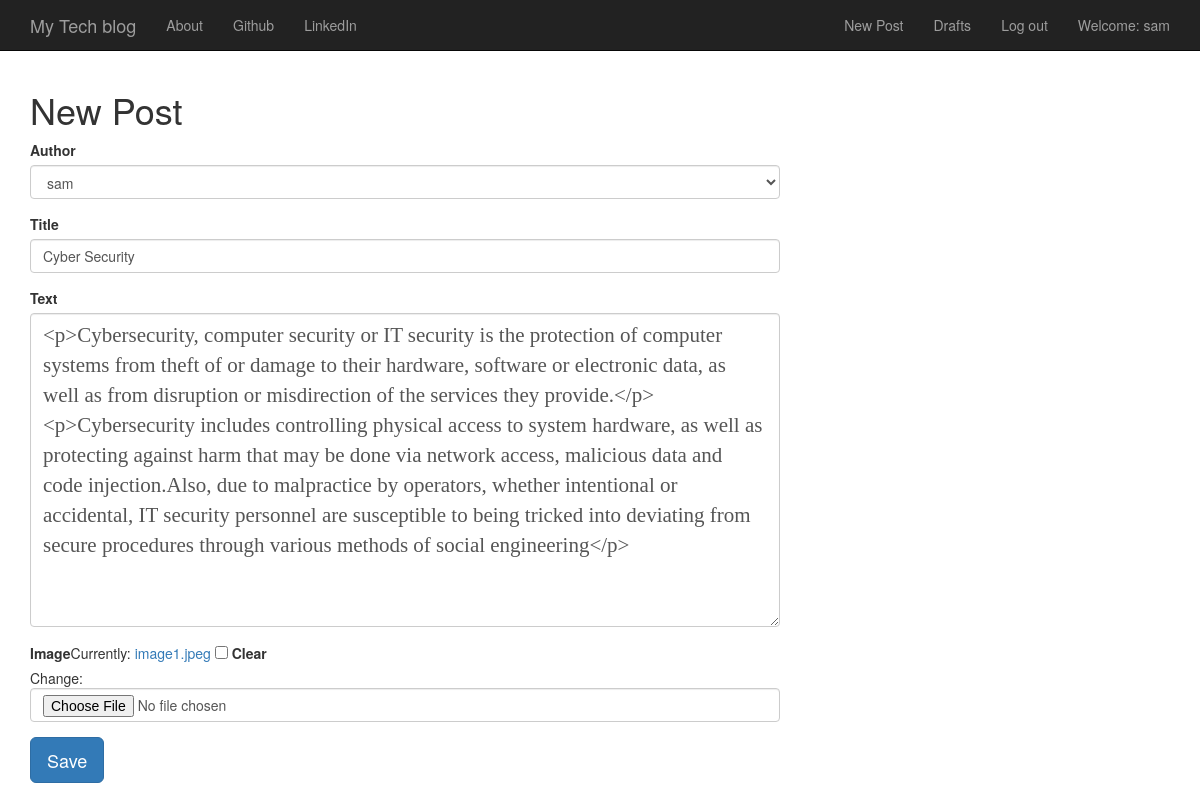
The app's page /post/10/edit/ (signed in) with its own data.
### blog/models.py (models this page shows, shortened)
class Post(models.Model):
    author = models.ForeignKey('auth.user', on_delete=models.CASCADE)
    title = models.CharField(max_length = 256)
    text = models.TextField()
    image = models.ImageField(null=True,blank=True)
    create_date = models.DateTimeField(default = timezone.now())
    published_date = models.DateTimeField(blank = True, null= True)

### blog/views.py (the view)
# urls.py: path('post/<int:pk>/edit/', views.UpdatePostView.as_view(), name= 'post_edit'),
class UpdatePostView(LoginRequiredMixin,UpdateView):
    login_url = '/login/'
    redirect_field_name = 'blog/post_detail.html'
    form_class = PostForm
    model = models.Post

### blog/forms.py
class PostForm(forms.ModelForm):
    class Meta():
        model = Post
        fields = ('author', 'title', 'text','image')
        widgets = {
            'title':forms.TextInput(attrs={'class':'textinputclass'}),
            'text':forms.Textarea(attrs={'class':'editable medium-editor-textarea postcontent'})
        }

### blog/templates/blog/post_form.html (shortened to what this page needs)
{% extends 'blog/base.html'%}
{% load bootstrap3%}
{% block content%}
  <h1>New Post</h1>
  <form class="post-form"  method="POST" enctype="multipart/form-data">
    {% bootstrap_form form %}
    <button class="save btn btn-lg btn-primary" type="Submit">Save</button>
  </form>
{% endblock%}

### blog/templates/blog/base.html (shortened to what this page needs)
<!DOCTYPE html>
{% load staticfiles %}
<html>
    <head>
        <link rel="stylesheet" href="https://maxcdn.bootstrapcdn.com/bootstrap/3.3.7/css/bootstrap.min.css">
        <link rel="stylesheet" href="//cdn.jsdelivr.net/medium-editor/latest/css/medium-editor.min.css" type="text/css" media="screen" charset="utf-8">
        <link rel="stylesheet" href="{% static 'css/blog.css' %}">
        <link rel="stylesheet" href="{% static 'css/blog-home.css' %}">
<body>
   <nav class="navbar navbar-inverse navbar-fixed-top">
    <div class="container">
      <ul class="nav navbar-nav">
        <li><a class='navbar-brand' href="{% url 'post_list' %}">My Tech blog</a></li>
        <li><a  href="{% url 'about'%}">About</a></li>
        <li><a  href="https://www.github.com">Github</a></li>
        <li><a  href="https://www.linkedin.com">LinkedIn</a></li>
      </ul>
      <ul class="nav navbar-nav navbar-right">
        {% if user.is_authenticated %}
        <li>
          <a href="{% url 'post_new' %}" >New Post</a>
        </li>
        <li>
          <a href="{% url 'post_draft_list' %}">Drafts</a>
        </li>
        <li>
          <a href="{% url 'logout' %}" >Log out</a>
        </li>
        <li>
          <a >Welcome: {{ user.username }}</a>
        </li>
          {% else %}
          <li><a class='nav navbar-right' href="{% url 'login' %}" ><span class="glyphicon glyphicon-user"></span></a></li>
        {% endif %}
      </ul>
  </div>
</nav>
        <div class="content container">
            <div class="row">
                <div class="col-md-8">
                  <div class="blog_posts">
                    {% block content %}
                    {% endblock %}
                  </div>
                </div>
            </div>
        </div>
</body>
</html>

### blog/static/css/blog.css (style rules this page uses)
.postcontent { font-family: 'Montserrat'; font-size: 1.5em; }
body { padding-top: 54px; }
@media (min-width: 992px) { body { padding-top: 56px; } }

### blog/static/css/blog-home.css (style rules this page uses)
body { padding-top: 70px; }

### records on screen
Post: author "sam", title "Cyber Security", text "<p>Cybersecurity, computer security or IT security is the protection of computer systems from theft of or damage to their hardware, software or electronic data, as well as from disruption or misdirection of the services they provide.</p><p>Cybersecurity includes controlling physical access to system hardware, as well as protecting against harm that may be done via network access, malicious data and code injection.Also, due to malpractice by operators, whether intentional or accidental, IT security personnel are susceptible to being tricked into deviating from secure procedures through various methods of social engineering</p>"

### other values on screen
{{ user.username }} "sam"
